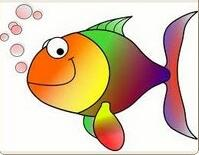
//> input picture opencv/Mat对象操作/Mat_objectOperation/Mat_objectOperation/ColorfulFish.jpg, 199 x 155 px
$ ./FindContours   (built with g++ and OpenCV 4)
//> lines starting //> are read from the running program, lines starting //| are printed output that depends on the picture; after the words box and inside, x2 and y2 are one past the last pixel; in counts of white or black regions, pixels touching at a corner belong together
#include <opencv2/opencv.hpp>
#include <iostream>

using namespace std;
using namespace cv;

Mat src, src_gray, dst;

const char *INPUT = "Input image";
const char *OUTPUT = "Output image";
int thresholdValue = 100;
int thresholdMax = 255;
RNG rng;

void FindContours(int, void*);

int main()
{
	src = imread("ColorfulFish.jpg");
//> src is the input picture: 155 rows x 199 cols, CV_8UC3; mean B, G, R 171.7, 196, 217.4
	if (!src.data)
	{
		cout << "Could not load img..." << endl;
		return -1;
	}
	namedWindow(INPUT, CV_WINDOW_AUTOSIZE);
	namedWindow(OUTPUT, CV_WINDOW_NORMAL);
	imshow(INPUT, src);
	cvtColor(src, src_gray, CV_BGR2GRAY);
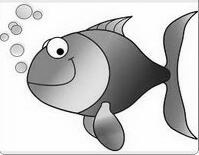
//> src_gray: 155 rows x 199 cols, CV_8UC1; min 0, max 255, mean 199.7
	createTrackbar("FC:", OUTPUT, &thresholdValue, thresholdMax, FindContours);
	FindContours(0, 0);

	waitKey(0);
	return 0;
}

void FindContours(int, void *)
{
	Mat cannyOutput;
	vector<vector<Point>> contourPoint;
	vector<Vec4i> hierachy;

	Canny(src_gray, cannyOutput, thresholdValue, thresholdValue * 2, 3, false);//flase 选择绝对值归一化方法
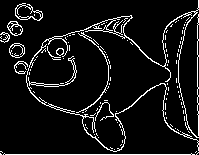
//> cannyOutput: 155 rows x 199 cols, CV_8UC1; 8.2% white in thin lines or dots
	findContours(cannyOutput, contourPoint, hierachy, RETR_TREE, CHAIN_APPROX_SIMPLE, Point(0, 0));
//> contourPoint = 148 contours, 131 with area under 20; largest, box (x1, y1, x2, y2) and area: (26, 0, 199, 152) 559, (15, 3, 43, 21) 290, (106, 15, 132, 38) 270, (15, 5, 42, 21) 218, (9, 43, 25, 58) 172

	dst = Mat::zeros(src.size(), CV_8UC3);
	rng(12345);
	for(size_t i =0;i< contourPoint.size();i++)
	{
		Scalar color = Scalar(rng.uniform(0, 255), rng.uniform(0, 255), rng.uniform(0, 255));
		drawContours(dst, contourPoint, i, color, 2, LINE_AA, hierachy, 0, Point(0, 0));
	}
//> this loop made 148 passes
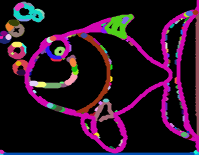
//> dst: 155 rows x 199 cols, CV_8UC3; mean B, G, R 36.4, 18.8, 40.9
	imshow(OUTPUT, dst);

}

$ run again, with opencv/Mat对象操作/Mat_objectOperation/Mat_objectOperation/circle.jpg copied over opencv/Mat对象操作/Mat_objectOperation/Mat_objectOperation/ColorfulFish.jpg
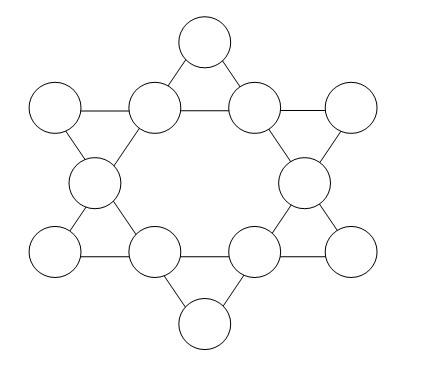
//> input picture opencv/Mat对象操作/Mat_objectOperation/Mat_objectOperation/circle.jpg, 446 x 377 px
//> src is the input picture: 377 rows x 446 cols, CV_8UC3; min 0, max 255, mean 251
//> in FindContours, `Canny(src_gray, cannyOutput, thresholdValue, thresholdValue * 2, 3, fa..`:
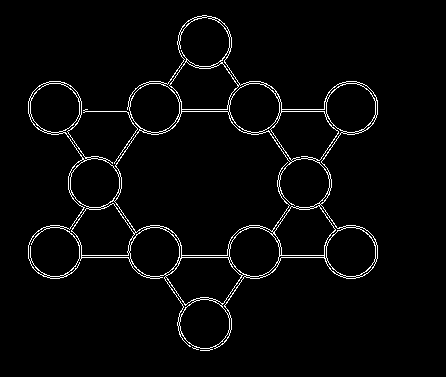
//> cannyOutput: 377 rows x 446 cols, CV_8UC1; 3% white in thin lines or dots, all inside (x1, y1, x2, y2) = (28, 15, 378, 351)
//> contourPoint = 223 contours, 131 with area under 20; largest, box (x1, y1, x2, y2) and area: (28, 15, 378, 351) 57394, (114, 111, 291, 256) 17636, (165, 257, 242, 305) 2499, (270, 111, 339, 161) 2381, (169, 61, 239, 110) 2318
//> after the loop in FindContours, `for(size_t i =0;i< contourPoint.size();i++)`:
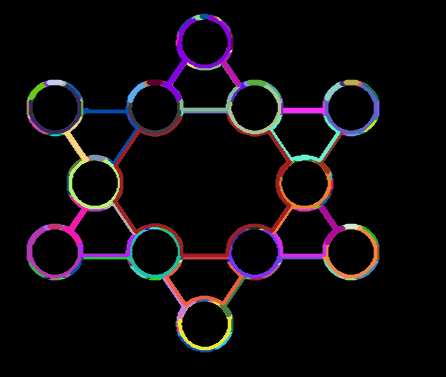
//> dst: 377 rows x 446 cols, CV_8UC3; mean B, G, R 12.5, 9.5, 13.4
